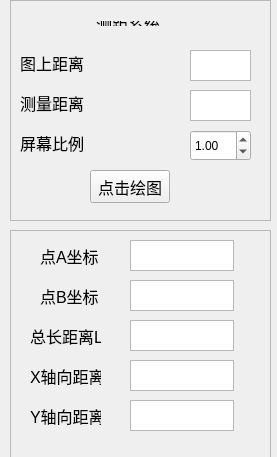
<?xml version="1.0" encoding="UTF-8"?>
<ui version="4.0">
 <class>Widget</class>
 <widget class="QWidget" name="Widget">
  <property name="geometry">
   <rect>
    <x>0</x>
    <y>0</y>
    <width>277</width>
    <height>457</height>
   </rect>
  </property>
  <property name="windowTitle">
   <string>测距系统</string>
  </property>
  <widget class="QFrame" name="frame">
   <property name="geometry">
    <rect>
     <x>10</x>
     <y>230</y>
     <width>261</width>
     <height>231</height>
    </rect>
   </property>
   <property name="frameShape">
    <enum>QFrame::StyledPanel</enum>
   </property>
   <property name="frameShadow">
    <enum>QFrame::Raised</enum>
   </property>
   <widget class="QLabel" name="label_4">
    <property name="geometry">
     <rect>
      <x>30</x>
      <y>50</y>
      <width>61</width>
      <height>31</height>
     </rect>
    </property>
    <property name="font">
     <font>
      <pointsize>12</pointsize>
     </font>
    </property>
    <property name="text">
     <string>点B坐标</string>
    </property>
   </widget>
   <widget class="QLabel" name="label_5">
    <property name="geometry">
     <rect>
      <x>20</x>
      <y>130</y>
      <width>71</width>
      <height>31</height>
     </rect>
    </property>
    <property name="font">
     <font>
      <pointsize>12</pointsize>
     </font>
    </property>
    <property name="text">
     <string>X轴向距离</string>
    </property>
   </widget>
   <widget class="QTextEdit" name="totalDistance">
    <property name="geometry">
     <rect>
      <x>120</x>
      <y>90</y>
      <width>104</width>
      <height>31</height>
     </rect>
    </property>
   </widget>
   <widget class="QLabel" name="label_3">
    <property name="geometry">
     <rect>
      <x>30</x>
      <y>10</y>
      <width>61</width>
      <height>31</height>
     </rect>
    </property>
    <property name="font">
     <font>
      <pointsize>12</pointsize>
     </font>
    </property>
    <property name="text">
     <string>点A坐标</string>
    </property>
   </widget>
   <widget class="QTextEdit" name="APoint_text">
    <property name="geometry">
     <rect>
      <x>120</x>
      <y>10</y>
      <width>104</width>
      <height>31</height>
     </rect>
    </property>
   </widget>
   <widget class="QTextEdit" name="BPoint_text">
    <property name="geometry">
     <rect>
      <x>120</x>
      <y>50</y>
      <width>104</width>
      <height>31</height>
     </rect>
    </property>
   </widget>
   <widget class="QLabel" name="label_6">
    <property name="geometry">
     <rect>
      <x>20</x>
      <y>90</y>
      <width>71</width>
      <height>31</height>
     </rect>
    </property>
    <property name="font">
     <font>
      <pointsize>12</pointsize>
     </font>
    </property>
    <property name="text">
     <string>总长距离L</string>
    </property>
   </widget>
   <widget class="QTextEdit" name="LxDistance">
    <property name="geometry">
     <rect>
      <x>120</x>
      <y>130</y>
      <width>104</width>
      <height>31</height>
     </rect>
    </property>
   </widget>
   <widget class="QLabel" name="label_7">
    <property name="geometry">
     <rect>
      <x>20</x>
      <y>170</y>
      <width>71</width>
      <height>31</height>
     </rect>
    </property>
    <property name="font">
     <font>
      <pointsize>12</pointsize>
     </font>
    </property>
    <property name="text">
     <string>Y轴向距离</string>
    </property>
   </widget>
   <widget class="QTextEdit" name="LyDistance">
    <property name="geometry">
     <rect>
      <x>120</x>
      <y>170</y>
      <width>104</width>
      <height>31</height>
     </rect>
    </property>
   </widget>
  </widget>
  <widget class="QFrame" name="frame_2">
   <property name="enabled">
    <bool>true</bool>
   </property>
   <property name="geometry">
    <rect>
     <x>10</x>
     <y>0</y>
     <width>261</width>
     <height>221</height>
    </rect>
   </property>
   <property name="frameShape">
    <enum>QFrame::StyledPanel</enum>
   </property>
   <property name="frameShadow">
    <enum>QFrame::Raised</enum>
   </property>
   <widget class="QLabel" name="label_2">
    <property name="geometry">
     <rect>
      <x>10</x>
      <y>130</y>
      <width>64</width>
      <height>25</height>
     </rect>
    </property>
    <property name="font">
     <font>
      <pointsize>12</pointsize>
     </font>
    </property>
    <property name="text">
     <string>屏幕比例</string>
    </property>
   </widget>
   <widget class="QDoubleSpinBox" name="ScreenScale">
    <property name="geometry">
     <rect>
      <x>180</x>
      <y>130</y>
      <width>61</width>
      <height>31</height>
     </rect>
    </property>
    <property name="singleStep">
     <double>0.100000000000000</double>
    </property>
    <property name="value">
     <double>1.000000000000000</double>
    </property>
   </widget>
   <widget class="QPushButton" name="DrawingClicked">
    <property name="geometry">
     <rect>
      <x>80</x>
      <y>170</y>
      <width>80</width>
      <height>33</height>
     </rect>
    </property>
    <property name="font">
     <font>
      <pointsize>12</pointsize>
     </font>
    </property>
    <property name="text">
     <string>点击绘图</string>
    </property>
   </widget>
   <widget class="QLabel" name="label_8">
    <property name="geometry">
     <rect>
      <x>10</x>
      <y>50</y>
      <width>64</width>
      <height>25</height>
     </rect>
    </property>
    <property name="font">
     <font>
      <pointsize>12</pointsize>
     </font>
    </property>
    <property name="text">
     <string>图上距离</string>
    </property>
   </widget>
   <widget class="QTextEdit" name="MapDistance">
    <property name="enabled">
     <bool>true</bool>
    </property>
    <property name="geometry">
     <rect>
      <x>180</x>
      <y>50</y>
      <width>61</width>
      <height>31</height>
     </rect>
    </property>
   </widget>
   <widget class="QLabel" name="label_9">
    <property name="geometry">
     <rect>
      <x>10</x>
      <y>90</y>
      <width>64</width>
      <height>25</height>
     </rect>
    </property>
    <property name="font">
     <font>
      <pointsize>12</pointsize>
     </font>
    </property>
    <property name="text">
     <string>测量距离</string>
    </property>
   </widget>
   <widget class="QTextEdit" name="MeasureDistance">
    <property name="geometry">
     <rect>
      <x>180</x>
      <y>90</y>
      <width>61</width>
      <height>31</height>
     </rect>
    </property>
   </widget>
   <widget class="QWidget" name="layoutWidget">
    <property name="geometry">
     <rect>
      <x>10</x>
      <y>10</y>
      <width>215</width>
      <height>27</height>
     </rect>
    </property>
    <layout class="QHBoxLayout" name="horizontalLayout">
     <item>
      <spacer name="horizontalSpacer">
       <property name="orientation">
        <enum>Qt::Horizontal</enum>
       </property>
       <property name="sizeHint" stdset="0">
        <size>
         <width>69</width>
         <height>20</height>
        </size>
       </property>
      </spacer>
     </item>
     <item>
      <widget class="QLabel" name="label">
       <property name="font">
        <font>
         <pointsize>12</pointsize>
        </font>
       </property>
       <property name="text">
        <string>测距系统</string>
       </property>
      </widget>
     </item>
     <item>
      <spacer name="horizontalSpacer_2">
       <property name="orientation">
        <enum>Qt::Horizontal</enum>
       </property>
       <property name="sizeHint" stdset="0">
        <size>
         <width>68</width>
         <height>20</height>
        </size>
       </property>
      </spacer>
     </item>
    </layout>
   </widget>
  </widget>
 </widget>
 <layoutdefault spacing="6" margin="11"/>
 <resources/>
 <connections/>
</ui>
